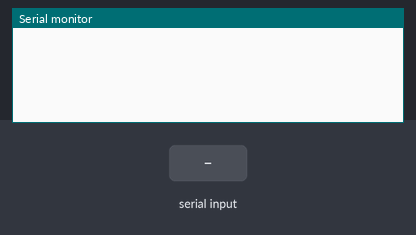
This sketch was run on a simulated Arduino Uno, built with avr-gcc and run on an emulated ATmega328P. Parts: the last lines printed to the serial monitor. Inputs (shaded band) come from the test bench. The modem accepts every AT command (registered, SIM ready, sends succeed) and sends nothing else.

Above: at 1.2 s.
1.3 s: "baud\n" received over Serial
At 2.0 s:
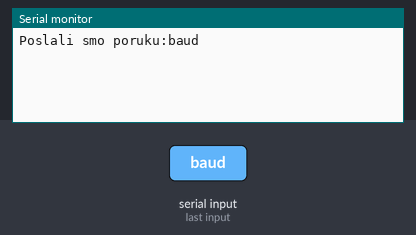
2.8 s: "baud\n" received over the second serial link
At 4.0 s:
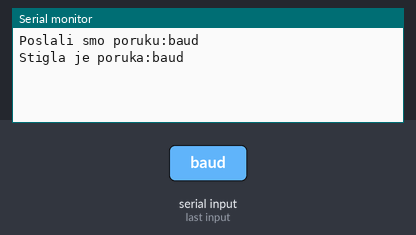
4.3 s: "AT+\n" received over Serial
At 5.1 s:
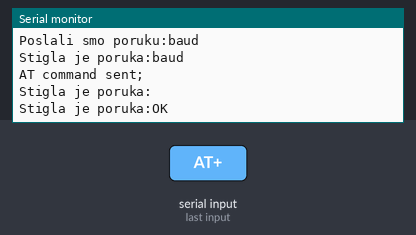
5.8 s: "AT+\n" received over the second serial link
At 6.5 s:
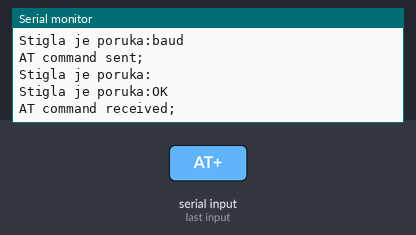
7.3 s: "1\n" received over Serial
At 7.7 s:
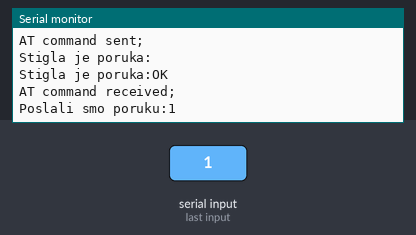

The sketch:

seminarski_sistemsko_1.ino
```cpp
// Kod za arduino uno2
#include <SoftwareSerial.h> // Ubacujemo biblioteku koja omogucava da bilo koje pinove pretvorimo u tx i rx
#define BUFFER_SIZE 64 // maximalna velicina buffera u arduinu, od cega su poslednja dva bajta pokazivaci zavrsetka sekvence
#define rxPin 8
#define txPin 9

SoftwareSerial mySerial(rxPin, txPin); // pravimo novu klasu mySerial i oznacavamo tx i rx pinove

void setup() {
  // put your setup code here, to run once:
  Serial.begin(9600); // definise brzinu slanja i primanja bitova preko serialne konekcije (rs232 protokol);
  mySerial.begin(9600); // definisemo i drugu serialnu konekciju preko koje cemo da komuniciramo sa drugim arduinom.
}

void loop() {

  readMySerial();
  readSerial();

}

void changeBaud(char rate){ // prosledjen je int pomocu kojeg odredjujemo jedan od tipicnih baudova
  int newBaud = 0;
  switch (rate){ // proveravamo koji je zeljeni baud rate
    case '1': newBaud = 300;
      break;
    case '2': newBaud = 1200;
      break;
    case '3': newBaud = 2400;
      break;
    case '4': newBaud = 4800;
      break;
    case '5': newBaud = 9600;
      break;
    case '6': newBaud = 57600;
      break;
    case '7': newBaud = 115200;
      break;
  }

  mySerial.flush(); // Serial flush komanda osigurava da su svi podatci preneti (da je bafer prazan);
  mySerial.begin(newBaud); // ovde oznacavamo da ce se na mySerial terminalu ostvariti newBaud brzina
  while(mySerial.available()) mySerial.read(); // ovom linijom koda osiguravamo da ako su u toku menjanja bauda poslate informacije, obrisemo iste.
  Serial.print("baud rate is changed to ");
  Serial.println(newBaud);
}

void atCommand(String message){ // kao argument funkcije uzimamo string da bi smo mogli koristiti funkcije za stringove
  //prva cetiri slova stringa oznacavaju vrstu at komande

  if(message.substring(0,4) == "baud"){ // u ovom slucaju smo izabrali baud komandu
    char c = message.charAt(4);
    //int temp = atoi(c);
    //Serial.print(temp);
    changeBaud(c); // zovemo funkciju change Baud koja menja baud rate izmedju dva arduina
  }
}

void readMySerial(){
  // procitaj poruku i ispisi na terminalu ako je stigla od drugog mikrokontrolera------------------------------------------------- 1
  while(mySerial.available()){ // proverava da li postoji nesto u baferu (da li je nesto upisano na terminal) od drugog mikrokontrolera, ako ima udji u petlju
    static char message[BUFFER_SIZE - 2]; // deklarisi niz karaktera u koji cemo kasnije upisivati jedan po jedan karakter iz bafera
    static int arrayPos = 0; // pozicija na kojoj pisemo bajt iz bafera u message niz

    char inByte = mySerial.read(); // uzimamo prvi bajt iz bafera i stavljamo ga u inByte varijablu. Takodje bafer se shiftuje u levo za jedan bajt.

    // ako uzeti karakter nije jednak karakteru definisanom za zavrsetak poslate poruke (sekvence)
    // i nismo presli maksimalnu duzinu bafera, udji u blok koda
    if(inByte != '\n' && (arrayPos < BUFFER_SIZE - 1 - 2)){ // minus 3 jer: 2 karaktera su za zavrsetak sekvence i jedan jer niz krece od nule

      message[arrayPos] = inByte; // stavljamo na arrayPos mesto u message nizu inByte karakter.
      arrayPos++; // inkrementiramo arrayPos da ne bi smo svaki put upisivali uzeti karakter na isto mesto;

    }else{ // ako jeste kraj sekvence:

      message[arrayPos] = '\0'; // oznacavamo kraj stringa

      String sMessage = message;
      if(sMessage.substring(0,3) == "AT+"){ // Proverava da li poruka pocinje sa AT+ sto znaci da je to komanda
        Serial.println("AT command received;");
        atCommand(sMessage.substring(3)); // Ulazimo u funkciju koja cita koju at komandu smo izabrali
      }else{
        Serial.print("Stigla je poruka:");
        Serial.println(message);
      }

      arrayPos = 0; // vracamo pokazivac pozicije u stringu na 0 i tako spremamo message niz da primi sledecu poruku

    }

  }
}

void readSerial(){
  // procitaj poruku ako je stigla sa terminala i posalji je na drugi mikrokontroler ---------------------------------------------------------- 2
  while(Serial.available()){ // proverava da li postoji nesto u baferu (da li je nesto upisano na terminal), ako ima udji u petlju
    static char message[BUFFER_SIZE - 2]; // deklarisi niz karaktera u koji cemo kasnije upisivati jedan po jedan karakter iz bafera
    static int arrayPos = 0; // pozicija na kojoj pisemo bajt iz bafera u message niz

    char inByte = Serial.read(); // uzimamo prvi bajt iz bafera i stavljamo ga u inByte varijablu. Takodje bafer se shiftuje u levo za jedan bajt.
    // ako uzeti karakter nije jednak karakteru definisanom za zavrsetak poslate poruke (sekvence)
    // i nismo presli maksimalnu duzinu bafera, udji u blok koda
    if(inByte != '\n' && (arrayPos < BUFFER_SIZE - 1 - 2)){ // minus 3 jer: 2 karaktera su za zavrsetak sekvence i jedan jer niz krece od nule
      message[arrayPos] = inByte; // stavljamo na arrayPos mesto u message nizu inByte karakter.
      arrayPos++; // inkrementiramo arrayPos da ne bi smo svaki put upisivali uzeti karakter na isto mesto;
    }else{ // ako jeste kraj sekvence:
      message[arrayPos] = '\0'; // oznacavamo kraj stringa

      String sMessage = message;
      //Serial.println(message);
      if(sMessage.substring(0,3) == "AT+"){ // Proverava da li poruka pocinje sa AT+ sto znaci da je to komanda
        Serial.println("AT command sent;");
        mySerial.println(message);
        delay(30); // cekamo 30 mili sekundi jer zelimo da budemo sigurni da prvo stigne poruka na drugi arduino pa tek onda promenimo baud
        atCommand(sMessage.substring(3)); // Ulazimo u funkciju koja cita koju at komandu smo izabrali
      }else{
        Serial.print("Poslali smo poruku:");
        Serial.println(message);
        mySerial.println(message);  // posalji drugom arduinu
      }

      arrayPos = 0; // vracamo pokazivac pozicije u stringu na 0 i tako spremamo message niz da primi sledecu poruku

    }

  }
}
```

Measured:
- after the input at 1.3 s, the serial monitor: prints a new line at once (image 1)
- after the input at 2.8 s, the serial monitor: prints a new line at once (image 2)
- after the input at 4.3 s, the serial monitor: prints a new line at once (image 3)
- after the input at 5.8 s, the serial monitor: prints a new line at once (image 4)
- after the input at 7.3 s, the serial monitor: prints a new line at once (image 5)
